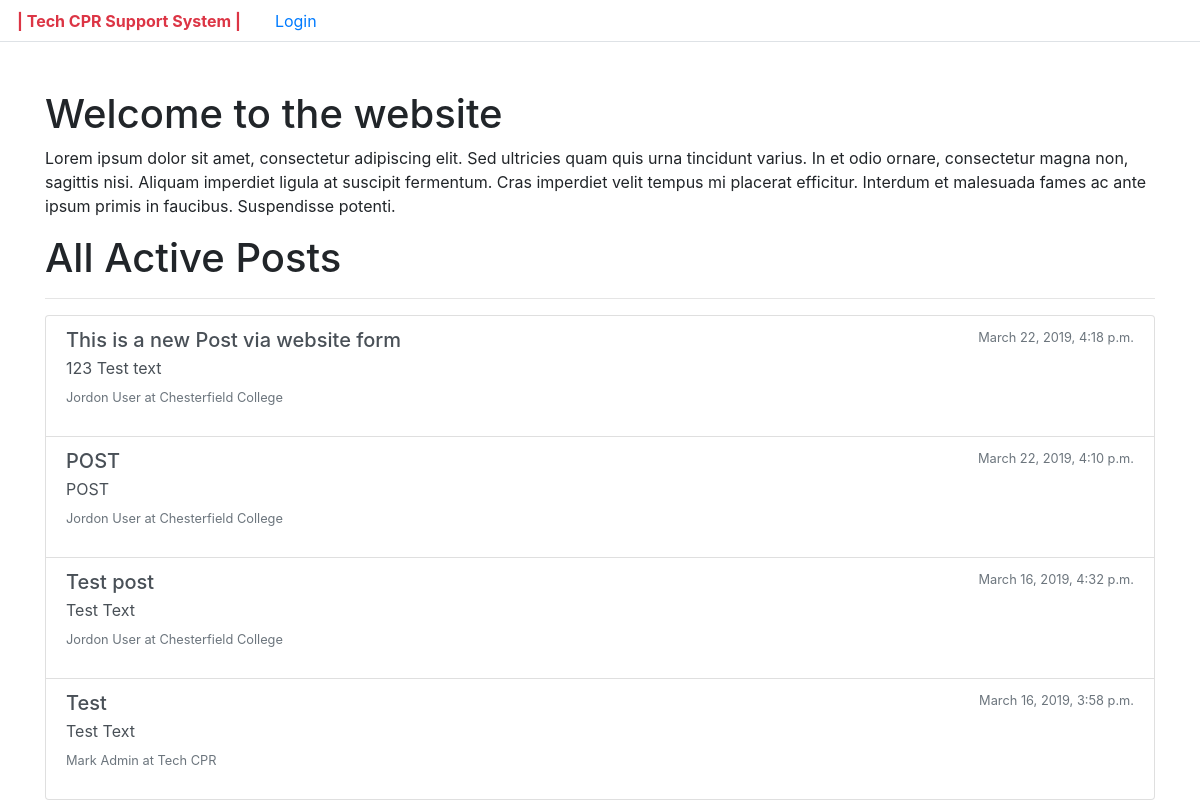
The app's page /supportsystem/viewposts with its own data.
### supportsystem/models.py (models this page shows, shortened)
class Post(models.Model):
	user = models.ForeignKey(User, on_delete=models.CASCADE)
	posttitle = models.CharField(max_length=50)
	postbody = models.TextField()
	poststatus = models.BooleanField(default=True)
	date_added = models.DateTimeField(default=timezone.now)

class ExtendedUserProfile(models.Model):
	user = models.OneToOneField(User, on_delete=models.CASCADE)
	role = models.ForeignKey(Role, on_delete=models.CASCADE)
	company = models.ForeignKey(Company, on_delete=models.CASCADE)

class Role(models.Model):
	role = models.CharField(max_length=20)
	def __str__(self):
		return '{}'.format(self.role)

class Company(models.Model):
	company = models.CharField(max_length=50)
	def __str__(self):
		return '{}'.format(self.company)

### supportsystem/views.py (the view)
# urls.py: path('viewposts', views.viewposts, name='viewposts'),
def viewposts(request):
	posts = Post.objects.filter(poststatus=True).order_by('-date_added')
	context = {'posts' : posts}
	return render(request, 'supportsystem/viewposts.html', context)

### supportsystem/templates/supportsystem/viewposts.html (shortened to what this page needs)
<!DOCTYPE html>
<html>
<head>
    <link rel="stylesheet" href="https://stackpath.bootstrapcdn.com/bootstrap/4.1.1/css/bootstrap.min.css">
</head>
<body>
        <ul class="nav nav-tabs">
             <li class="nav-item">
                <a class="nav-link text-danger font-weight-bold" href="/supportsystem">| Tech CPR Support System |</a>
            </li>
        {% if user.is_authenticated %}
            <li class="nav-item">
                <a class="nav-link active text-dark" href="/supportsystem/viewposts">View Posts</a>
            </li>
            <li class="nav-item">
                <a class="nav-link text-dark" href="/supportsystem/addpost">Add Posts</a>
            </li>
            <li class="nav-item">
                <a class="nav-link text-dark" href="/account/logout">Log Out</a>
            </li>
            {% if user.is_authenticated %}
            <li class="nav-item">
                <a class="nav-link disabled " href="">Logged in as {{ user.first_name }}</a>
            </li>
            {% endif %}
        {% else %}
            <li class="nav-item">
                <a class="nav-link" href="/account">Login</a>
            </li>
        {% endif %}
        </ul>
    <div class="container">
        <div>
            <br></br>
            <h1>Welcome to the website</h1>
            <p>Lorem ipsum dolor sit amet, consectetur adipiscing elit. Sed ultricies quam quis urna tincidunt varius. In et odio ornare, consectetur magna non, sagittis nisi. Aliquam imperdiet ligula at suscipit fermentum. Cras imperdiet velit tempus mi placerat efficitur. Interdum et malesuada fames ac ante ipsum primis in faucibus. Suspendisse potenti.</p>
        </div>
        <div>
            <h1>All Active Posts</h1>
            <hr></hr>
        </div>
        <div class="list-group">
            {% for c in posts %}
            <a href="#" class="list-group-item list-group-item-action">
            <div class="d-flex w-100 justify-content-between">
            <h5 class="mb-1">{{ c.posttitle}}</h5>
            <small class="text-muted">{{ c.date_added }}</small>
            </div>
            <p class="mb-1">{{ c.postbody}}</p>
            <small class="text-muted">{{ c.user }} {{ c.user.extendeduserprofile.role }} at {{ c.user.extendeduserprofile.company }}</small>
            </a>
            {% endfor %}
        </div>
    </div>
</body>
</html>

### records on screen
Post: posttitle "This is a new Post via website form", date_added "March 22, 2019, 4:18 p.m.", postbody "123 Test text", user "Jordon", user.extendeduserprofile.role "User", user.extendeduserprofile.company "Chesterfield College"
Post: posttitle "POST", date_added "March 22, 2019, 4:10 p.m.", postbody "POST", user "Jordon", user.extendeduserprofile.role "User", user.extendeduserprofile.company "Chesterfield College"
Post: posttitle "Test post", date_added "March 16, 2019, 4:32 p.m.", postbody "Test Text", user "Jordon", user.extendeduserprofile.role "User", user.extendeduserprofile.company "Chesterfield College"
Post: posttitle "Test", date_added "March 16, 2019, 3:58 p.m.", postbody "Test Text", user "Mark", user.extendeduserprofile.role "Admin", user.extendeduserprofile.company "Tech CPR"
